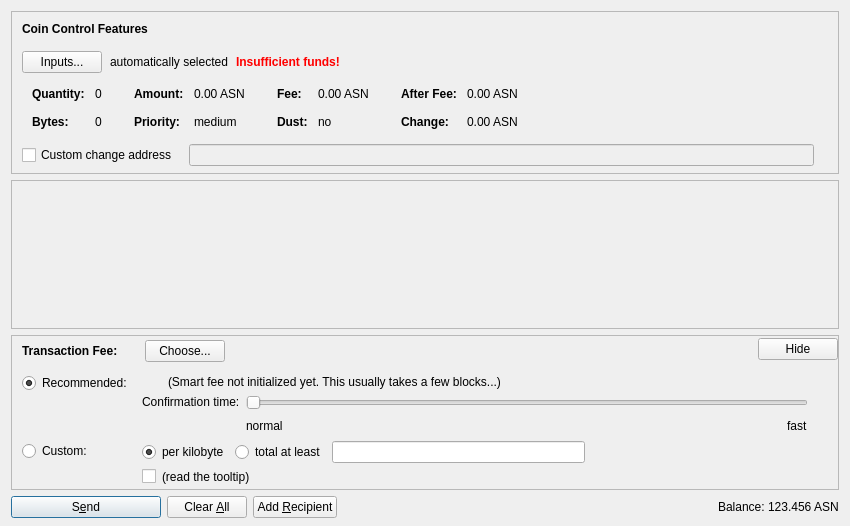
<?xml version="1.0" encoding="UTF-8"?>
<ui version="4.0">
 <class>SendCoinsDialog</class>
 <widget class="QDialog" name="SendCoinsDialog">
  <property name="geometry">
   <rect>
    <x>0</x>
    <y>0</y>
    <width>850</width>
    <height>526</height>
   </rect>
  </property>
  <property name="windowTitle">
   <string>Send Coins</string>
  </property>
  <layout class="QVBoxLayout" name="verticalLayout" stretch="0,1,0,0">
   <property name="bottomMargin">
    <number>8</number>
   </property>
   <item>
    <widget class="QFrame" name="frameCoinControl">
     <property name="sizePolicy">
      <sizepolicy hsizetype="Expanding" vsizetype="Expanding">
       <horstretch>0</horstretch>
       <verstretch>0</verstretch>
      </sizepolicy>
     </property>
     <property name="maximumSize">
      <size>
       <width>16777215</width>
       <height>16777215</height>
      </size>
     </property>
     <property name="frameShape">
      <enum>QFrame::StyledPanel</enum>
     </property>
     <property name="frameShadow">
      <enum>QFrame::Sunken</enum>
     </property>
     <layout class="QVBoxLayout" name="verticalLayoutCoinControl2">
      <property name="spacing">
       <number>0</number>
      </property>
      <property name="leftMargin">
       <number>0</number>
      </property>
      <property name="topMargin">
       <number>0</number>
      </property>
      <property name="rightMargin">
       <number>0</number>
      </property>
      <property name="bottomMargin">
       <number>6</number>
      </property>
      <item>
       <layout class="QVBoxLayout" name="verticalLayoutCoinControl" stretch="0,0,0,0,1">
        <property name="spacing">
         <number>0</number>
        </property>
        <property name="leftMargin">
         <number>10</number>
        </property>
        <property name="topMargin">
         <number>10</number>
        </property>
        <item>
         <layout class="QHBoxLayout" name="horizontalLayoutCoinControl1">
          <property name="bottomMargin">
           <number>15</number>
          </property>
          <item>
           <widget class="QLabel" name="labelCoinControlFeatures">
            <property name="sizePolicy">
             <sizepolicy hsizetype="Preferred" vsizetype="Maximum">
              <horstretch>0</horstretch>
              <verstretch>0</verstretch>
             </sizepolicy>
            </property>
            <property name="font">
             <font>
              <weight>75</weight>
              <bold>true</bold>
             </font>
            </property>
            <property name="styleSheet">
             <string notr="true">font-weight:bold;</string>
            </property>
            <property name="text">
             <string>Coin Control Features</string>
            </property>
           </widget>
          </item>
         </layout>
        </item>
        <item>
         <layout class="QHBoxLayout" name="horizontalLayoutCoinControl2" stretch="0,0,0,0">
          <property name="spacing">
           <number>8</number>
          </property>
          <property name="bottomMargin">
           <number>10</number>
          </property>
          <item>
           <widget class="QPushButton" name="pushButtonCoinControl">
            <property name="styleSheet">
             <string notr="true"/>
            </property>
            <property name="text">
             <string>Inputs...</string>
            </property>
            <property name="autoDefault">
             <bool>false</bool>
            </property>
           </widget>
          </item>
          <item>
           <widget class="QLabel" name="labelCoinControlAutomaticallySelected">
            <property name="text">
             <string>automatically selected</string>
            </property>
            <property name="margin">
             <number>5</number>
            </property>
           </widget>
          </item>
          <item>
           <widget class="QLabel" name="labelCoinControlInsuffFunds">
            <property name="font">
             <font>
              <weight>75</weight>
              <bold>true</bold>
             </font>
            </property>
            <property name="styleSheet">
             <string notr="true">color:red;font-weight:bold;</string>
            </property>
            <property name="text">
             <string>Insufficient funds!</string>
            </property>
            <property name="margin">
             <number>5</number>
            </property>
           </widget>
          </item>
          <item>
           <spacer name="horizontalSpacerCoinControl">
            <property name="orientation">
             <enum>Qt::Horizontal</enum>
            </property>
            <property name="sizeHint" stdset="0">
             <size>
              <width>40</width>
              <height>1</height>
             </size>
            </property>
           </spacer>
          </item>
         </layout>
        </item>
        <item>
         <widget class="QWidget" name="widgetCoinControl" native="true">
          <property name="sizePolicy">
           <sizepolicy hsizetype="Preferred" vsizetype="Preferred">
            <horstretch>0</horstretch>
            <verstretch>0</verstretch>
           </sizepolicy>
          </property>
          <property name="minimumSize">
           <size>
            <width>0</width>
            <height>0</height>
           </size>
          </property>
          <property name="styleSheet">
           <string notr="true"/>
          </property>
          <layout class="QHBoxLayout" name="horizontalLayoutCoinControl5">
           <property name="leftMargin">
            <number>0</number>
           </property>
           <property name="topMargin">
            <number>0</number>
           </property>
           <property name="rightMargin">
            <number>0</number>
           </property>
           <property name="bottomMargin">
            <number>0</number>
           </property>
           <item>
            <layout class="QHBoxLayout" name="horizontalLayoutCoinControl3" stretch="0,0,0,1">
             <property name="spacing">
              <number>20</number>
             </property>
             <property name="topMargin">
              <number>0</number>
             </property>
             <property name="bottomMargin">
              <number>10</number>
             </property>
             <item>
              <layout class="QFormLayout" name="formLayoutCoinControl1">
               <property name="horizontalSpacing">
                <number>10</number>
               </property>
               <property name="verticalSpacing">
                <number>14</number>
               </property>
               <property name="leftMargin">
                <number>10</number>
               </property>
               <property name="topMargin">
                <number>4</number>
               </property>
               <property name="rightMargin">
                <number>6</number>
               </property>
               <item row="0" column="0">
                <widget class="QLabel" name="labelCoinControlQuantityText">
                 <property name="font">
                  <font>
                   <weight>75</weight>
                   <bold>true</bold>
                  </font>
                 </property>
                 <property name="text">
                  <string>Quantity:</string>
                 </property>
                 <property name="margin">
                  <number>0</number>
                 </property>
                </widget>
               </item>
               <item row="0" column="1">
                <widget class="QLabel" name="labelCoinControlQuantity">
                 <property name="cursor">
                  <cursorShape>IBeamCursor</cursorShape>
                 </property>
                 <property name="contextMenuPolicy">
                  <enum>Qt::ActionsContextMenu</enum>
                 </property>
                 <property name="text">
                  <string notr="true">0</string>
                 </property>
                 <property name="margin">
                  <number>0</number>
                 </property>
                 <property name="textInteractionFlags">
                  <set>Qt::LinksAccessibleByMouse|Qt::TextSelectableByKeyboard|Qt::TextSelectableByMouse</set>
                 </property>
                </widget>
               </item>
               <item row="1" column="0">
                <widget class="QLabel" name="labelCoinControlBytesText">
                 <property name="font">
                  <font>
                   <weight>75</weight>
                   <bold>true</bold>
                  </font>
                 </property>
                 <property name="text">
                  <string>Bytes:</string>
                 </property>
                </widget>
               </item>
               <item row="1" column="1">
                <widget class="QLabel" name="labelCoinControlBytes">
                 <property name="cursor">
                  <cursorShape>IBeamCursor</cursorShape>
                 </property>
                 <property name="contextMenuPolicy">
                  <enum>Qt::ActionsContextMenu</enum>
                 </property>
                 <property name="text">
                  <string notr="true">0</string>
                 </property>
                 <property name="textInteractionFlags">
                  <set>Qt::LinksAccessibleByMouse|Qt::TextSelectableByKeyboard|Qt::TextSelectableByMouse</set>
                 </property>
                </widget>
               </item>
              </layout>
             </item>
             <item>
              <layout class="QFormLayout" name="formLayoutCoinControl2">
               <property name="horizontalSpacing">
                <number>10</number>
               </property>
               <property name="verticalSpacing">
                <number>14</number>
               </property>
               <property name="leftMargin">
                <number>6</number>
               </property>
               <property name="topMargin">
                <number>4</number>
               </property>
               <property name="rightMargin">
                <number>6</number>
               </property>
               <item row="0" column="0">
                <widget class="QLabel" name="labelCoinControlAmountText">
                 <property name="font">
                  <font>
                   <weight>75</weight>
                   <bold>true</bold>
                  </font>
                 </property>
                 <property name="text">
                  <string>Amount:</string>
                 </property>
                 <property name="margin">
                  <number>0</number>
                 </property>
                </widget>
               </item>
               <item row="0" column="1">
                <widget class="QLabel" name="labelCoinControlAmount">
                 <property name="cursor">
                  <cursorShape>IBeamCursor</cursorShape>
                 </property>
                 <property name="contextMenuPolicy">
                  <enum>Qt::ActionsContextMenu</enum>
                 </property>
                 <property name="text">
                  <string notr="true">0.00 ASN</string>
                 </property>
                 <property name="textInteractionFlags">
                  <set>Qt::LinksAccessibleByMouse|Qt::TextSelectableByKeyboard|Qt::TextSelectableByMouse</set>
                 </property>
                </widget>
               </item>
               <item row="1" column="0">
                <widget class="QLabel" name="labelCoinControlPriorityText">
                 <property name="font">
                  <font>
                   <weight>75</weight>
                   <bold>true</bold>
                  </font>
                 </property>
                 <property name="text">
                  <string>Priority:</string>
                 </property>
                </widget>
               </item>
               <item row="1" column="1">
                <widget class="QLabel" name="labelCoinControlPriority">
                 <property name="cursor">
                  <cursorShape>IBeamCursor</cursorShape>
                 </property>
                 <property name="contextMenuPolicy">
                  <enum>Qt::ActionsContextMenu</enum>
                 </property>
                 <property name="text">
                  <string notr="true">medium</string>
                 </property>
                 <property name="textInteractionFlags">
                  <set>Qt::LinksAccessibleByMouse|Qt::TextSelectableByKeyboard|Qt::TextSelectableByMouse</set>
                 </property>
                </widget>
               </item>
              </layout>
             </item>
             <item>
              <layout class="QFormLayout" name="formLayoutCoinControl3">
               <property name="horizontalSpacing">
                <number>10</number>
               </property>
               <property name="verticalSpacing">
                <number>14</number>
               </property>
               <property name="leftMargin">
                <number>6</number>
               </property>
               <property name="topMargin">
                <number>4</number>
               </property>
               <property name="rightMargin">
                <number>6</number>
               </property>
               <item row="0" column="0">
                <widget class="QLabel" name="labelCoinControlFeeText">
                 <property name="font">
                  <font>
                   <weight>75</weight>
                   <bold>true</bold>
                  </font>
                 </property>
                 <property name="text">
                  <string>Fee:</string>
                 </property>
                 <property name="margin">
                  <number>0</number>
                 </property>
                </widget>
               </item>
               <item row="0" column="1">
                <widget class="QLabel" name="labelCoinControlFee">
                 <property name="cursor">
                  <cursorShape>IBeamCursor</cursorShape>
                 </property>
                 <property name="contextMenuPolicy">
                  <enum>Qt::ActionsContextMenu</enum>
                 </property>
                 <property name="text">
                  <string notr="true">0.00 ASN</string>
                 </property>
                 <property name="textInteractionFlags">
                  <set>Qt::LinksAccessibleByMouse|Qt::TextSelectableByKeyboard|Qt::TextSelectableByMouse</set>
                 </property>
                </widget>
               </item>
               <item row="1" column="0">
                <widget class="QLabel" name="labelCoinControlLowOutputText">
                 <property name="font">
                  <font>
                   <weight>75</weight>
                   <bold>true</bold>
                  </font>
                 </property>
                 <property name="text">
                  <string>Dust:</string>
                 </property>
                </widget>
               </item>
               <item row="1" column="1">
                <widget class="QLabel" name="labelCoinControlLowOutput">
                 <property name="cursor">
                  <cursorShape>IBeamCursor</cursorShape>
                 </property>
                 <property name="contextMenuPolicy">
                  <enum>Qt::ActionsContextMenu</enum>
                 </property>
                 <property name="text">
                  <string notr="true">no</string>
                 </property>
                 <property name="textInteractionFlags">
                  <set>Qt::LinksAccessibleByMouse|Qt::TextSelectableByKeyboard|Qt::TextSelectableByMouse</set>
                 </property>
                </widget>
               </item>
              </layout>
             </item>
             <item>
              <layout class="QFormLayout" name="formLayoutCoinControl4">
               <property name="horizontalSpacing">
                <number>10</number>
               </property>
               <property name="verticalSpacing">
                <number>14</number>
               </property>
               <property name="leftMargin">
                <number>6</number>
               </property>
               <property name="topMargin">
                <number>4</number>
               </property>
               <property name="rightMargin">
                <number>6</number>
               </property>
               <item row="0" column="0">
                <widget class="QLabel" name="labelCoinControlAfterFeeText">
                 <property name="font">
                  <font>
                   <weight>75</weight>
                   <bold>true</bold>
                  </font>
                 </property>
                 <property name="text">
                  <string>After Fee:</string>
                 </property>
                 <property name="margin">
                  <number>0</number>
                 </property>
                </widget>
               </item>
               <item row="0" column="1">
                <widget class="QLabel" name="labelCoinControlAfterFee">
                 <property name="cursor">
                  <cursorShape>IBeamCursor</cursorShape>
                 </property>
                 <property name="contextMenuPolicy">
                  <enum>Qt::ActionsContextMenu</enum>
                 </property>
                 <property name="text">
                  <string notr="true">0.00 ASN</string>
                 </property>
                 <property name="textInteractionFlags">
                  <set>Qt::LinksAccessibleByMouse|Qt::TextSelectableByKeyboard|Qt::TextSelectableByMouse</set>
                 </property>
                </widget>
               </item>
               <item row="1" column="0">
                <widget class="QLabel" name="labelCoinControlChangeText">
                 <property name="font">
                  <font>
                   <weight>75</weight>
                   <bold>true</bold>
                  </font>
                 </property>
                 <property name="text">
                  <string>Change:</string>
                 </property>
                </widget>
               </item>
               <item row="1" column="1">
                <widget class="QLabel" name="labelCoinControlChange">
                 <property name="cursor">
                  <cursorShape>IBeamCursor</cursorShape>
                 </property>
                 <property name="contextMenuPolicy">
                  <enum>Qt::ActionsContextMenu</enum>
                 </property>
                 <property name="text">
                  <string notr="true">0.00 ASN</string>
                 </property>
                 <property name="textInteractionFlags">
                  <set>Qt::LinksAccessibleByMouse|Qt::TextSelectableByKeyboard|Qt::TextSelectableByMouse</set>
                 </property>
                </widget>
               </item>
              </layout>
             </item>
            </layout>
           </item>
          </layout>
         </widget>
        </item>
        <item>
         <layout class="QHBoxLayout" name="horizontalLayoutCoinControl4" stretch="0,0,0">
          <property name="spacing">
           <number>12</number>
          </property>
          <property name="sizeConstraint">
           <enum>QLayout::SetDefaultConstraint</enum>
          </property>
          <property name="topMargin">
           <number>5</number>
          </property>
          <property name="rightMargin">
           <number>5</number>
          </property>
          <item>
           <widget class="QCheckBox" name="checkBoxCoinControlChange">
            <property name="toolTip">
             <string>If this is activated, but the change address is empty or invalid, change will be sent to a newly generated address.</string>
            </property>
            <property name="text">
             <string>Custom change address</string>
            </property>
           </widget>
          </item>
          <item>
           <widget class="QValidatedLineEdit" name="lineEditCoinControlChange">
            <property name="enabled">
             <bool>false</bool>
            </property>
            <property name="sizePolicy">
             <sizepolicy hsizetype="Expanding" vsizetype="Fixed">
              <horstretch>0</horstretch>
              <verstretch>0</verstretch>
             </sizepolicy>
            </property>
           </widget>
          </item>
          <item>
           <widget class="QLabel" name="labelCoinControlChangeLabel">
            <property name="sizePolicy">
             <sizepolicy hsizetype="Preferred" vsizetype="Expanding">
              <horstretch>0</horstretch>
              <verstretch>0</verstretch>
             </sizepolicy>
            </property>
            <property name="minimumSize">
             <size>
              <width>0</width>
              <height>0</height>
             </size>
            </property>
            <property name="text">
             <string/>
            </property>
            <property name="margin">
             <number>3</number>
            </property>
           </widget>
          </item>
         </layout>
        </item>
        <item>
         <spacer name="verticalSpacerCoinControl">
          <property name="orientation">
           <enum>Qt::Vertical</enum>
          </property>
          <property name="sizeHint" stdset="0">
           <size>
            <width>800</width>
            <height>1</height>
           </size>
          </property>
         </spacer>
        </item>
       </layout>
      </item>
     </layout>
    </widget>
   </item>
   <item>
    <widget class="QScrollArea" name="scrollArea">
     <property name="widgetResizable">
      <bool>true</bool>
     </property>
     <widget class="QWidget" name="scrollAreaWidgetContents">
      <property name="geometry">
       <rect>
        <x>0</x>
        <y>0</y>
        <width>830</width>
        <height>104</height>
       </rect>
      </property>
      <layout class="QVBoxLayout" name="verticalLayout_2" stretch="0,1">
       <property name="leftMargin">
        <number>0</number>
       </property>
       <property name="topMargin">
        <number>0</number>
       </property>
       <property name="rightMargin">
        <number>0</number>
       </property>
       <property name="bottomMargin">
        <number>0</number>
       </property>
       <item>
        <layout class="QVBoxLayout" name="entries">
         <property name="spacing">
          <number>6</number>
         </property>
        </layout>
       </item>
       <item>
        <spacer name="verticalSpacer">
         <property name="orientation">
          <enum>Qt::Vertical</enum>
         </property>
         <property name="sizeHint" stdset="0">
          <size>
           <width>20</width>
           <height>40</height>
          </size>
         </property>
        </spacer>
       </item>
      </layout>
     </widget>
    </widget>
   </item>
   <item>
    <widget class="QFrame" name="frameFee">
     <property name="sizePolicy">
      <sizepolicy hsizetype="Expanding" vsizetype="Expanding">
       <horstretch>0</horstretch>
       <verstretch>0</verstretch>
      </sizepolicy>
     </property>
     <property name="maximumSize">
      <size>
       <width>16777215</width>
       <height>16777215</height>
      </size>
     </property>
     <property name="frameShape">
      <enum>QFrame::StyledPanel</enum>
     </property>
     <property name="frameShadow">
      <enum>QFrame::Sunken</enum>
     </property>
     <layout class="QVBoxLayout" name="verticalLayoutFee1">
      <property name="spacing">
       <number>0</number>
      </property>
      <property name="leftMargin">
       <number>0</number>
      </property>
      <property name="topMargin">
       <number>0</number>
      </property>
      <property name="rightMargin">
       <number>0</number>
      </property>
      <property name="bottomMargin">
       <number>0</number>
      </property>
      <item>
       <layout class="QVBoxLayout" name="verticalLayoutFee2" stretch="0,0,0">
        <property name="spacing">
         <number>0</number>
        </property>
        <property name="leftMargin">
         <number>10</number>
        </property>
        <property name="topMargin">
         <number>0</number>
        </property>
        <item>
         <layout class="QHBoxLayout" name="horizontalLayoutFee1">
          <property name="bottomMargin">
           <number>0</number>
          </property>
          <item>
           <layout class="QVBoxLayout" name="verticalLayoutFee7">
            <property name="spacing">
             <number>0</number>
            </property>
            <item>
             <spacer name="verticalSpacerSmartFee">
              <property name="orientation">
               <enum>Qt::Vertical</enum>
              </property>
              <property name="sizeType">
               <enum>QSizePolicy::Fixed</enum>
              </property>
              <property name="sizeHint" stdset="0">
               <size>
                <width>1</width>
                <height>4</height>
               </size>
              </property>
             </spacer>
            </item>
            <item>
             <layout class="QHBoxLayout" name="horizontalLayoutSmartFee">
              <property name="spacing">
               <number>10</number>
              </property>
              <item>
               <widget class="QLabel" name="labelFeeHeadline">
                <property name="sizePolicy">
                 <sizepolicy hsizetype="Preferred" vsizetype="Maximum">
                  <horstretch>0</horstretch>
                  <verstretch>0</verstretch>
                 </sizepolicy>
                </property>
                <property name="font">
                 <font>
                  <weight>75</weight>
                  <bold>true</bold>
                 </font>
                </property>
                <property name="styleSheet">
                 <string notr="true">font-weight:bold;</string>
                </property>
                <property name="text">
                 <string>Transaction Fee:</string>
                </property>
               </widget>
              </item>
              <item>
               <widget class="QLabel" name="labelFeeMinimized">
                <property name="text">
                 <string/>
                </property>
               </widget>
              </item>
              <item>
               <widget class="QPushButton" name="buttonChooseFee">
                <property name="text">
                 <string>Choose...</string>
                </property>
               </widget>
              </item>
             </layout>
            </item>
            <item>
             <spacer name="verticalSpacer_5">
              <property name="orientation">
               <enum>Qt::Vertical</enum>
              </property>
              <property name="sizeHint" stdset="0">
               <size>
                <width>1</width>
                <height>1</height>
               </size>
              </property>
             </spacer>
            </item>
           </layout>
          </item>
          <item>
           <spacer name="horizontalSpacer_4">
            <property name="orientation">
             <enum>Qt::Horizontal</enum>
            </property>
            <property name="sizeHint" stdset="0">
             <size>
              <width>40</width>
              <height>20</height>
             </size>
            </property>
           </spacer>
          </item>
          <item>
           <widget class="QPushButton" name="buttonMinimizeFee">
            <property name="toolTip">
             <string>collapse fee-settings</string>
            </property>
            <property name="text">
             <string>Hide</string>
            </property>
           </widget>
          </item>
         </layout>
        </item>
        <item>
         <widget class="QFrame" name="frameFeeSelection">
          <layout class="QVBoxLayout" name="verticalLayoutFee12">
           <property name="spacing">
            <number>0</number>
           </property>
           <property name="leftMargin">
            <number>0</number>
           </property>
           <property name="topMargin">
            <number>0</number>
           </property>
           <property name="rightMargin">
            <number>0</number>
           </property>
           <property name="bottomMargin">
            <number>0</number>
           </property>
           <item>
            <layout class="QGridLayout" name="gridLayoutFee">
             <property name="topMargin">
              <number>10</number>
             </property>
             <property name="bottomMargin">
              <number>4</number>
             </property>
             <property name="horizontalSpacing">
              <number>10</number>
             </property>
             <property name="verticalSpacing">
              <number>4</number>
             </property>
             <item row="1" column="1">
              <layout class="QVBoxLayout" name="verticalLayoutFee8">
               <property name="spacing">
                <number>6</number>
               </property>
               <item>
                <layout class="QHBoxLayout" name="horizontalLayoutFee13">
                 <item>
                  <widget class="QRadioButton" name="radioCustomPerKilobyte">
                   <property name="toolTip">
                    <string>If the custom fee is set to 1000 satoshis and the transaction is only 250 bytes, then &quot;per kilobyte&quot; only pays 250 satoshis in fee, while &quot;total at least&quot; pays 1000 satoshis. For transactions bigger than a kilobyte both pay by kilobyte.</string>
                   </property>
                   <property name="text">
                    <string>per kilobyte</string>
                   </property>
                   <property name="checked">
                    <bool>true</bool>
                   </property>
                   <attribute name="buttonGroup">
                    <string notr="true">groupCustomFee</string>
                   </attribute>
                  </widget>
                 </item>
                 <item>
                  <widget class="QRadioButton" name="radioCustomAtLeast">
                   <property name="toolTip">
                    <string>If the custom fee is set to 1000 satoshis and the transaction is only 250 bytes, then &quot;per kilobyte&quot; only pays 250 satoshis in fee, while &quot;total at least&quot; pays 1000 satoshis. For transactions bigger than a kilobyte both pay by kilobyte.</string>
                   </property>
                   <property name="text">
                    <string>total at least</string>
                   </property>
                   <attribute name="buttonGroup">
                    <string notr="true">groupCustomFee</string>
                   </attribute>
                  </widget>
                 </item>
                 <item>
                  <widget class="BitcoinAmountField" name="customFee"/>
                 </item>
                 <item>
                  <spacer name="horizontalSpacer_6">
                   <property name="orientation">
                    <enum>Qt::Horizontal</enum>
                   </property>
                   <property name="sizeHint" stdset="0">
                    <size>
                     <width>1</width>
                     <height>1</height>
                    </size>
                   </property>
                  </spacer>
                 </item>
                </layout>
               </item>
               <item>
                <layout class="QHBoxLayout" name="horizontalLayoutFee8">
                 <item>
                  <widget class="QCheckBox" name="checkBoxMinimumFee">
                   <property name="toolTip">
                    <string>Paying only the minimum fee is just fine as long as there is less transaction volume than space in the blocks. But be aware that this can end up in a never confirming transaction once there is more demand for ascension transactions than the network can process.</string>
                   </property>
                   <property name="text">
                    <string/>
                   </property>
                  </widget>
                 </item>
                 <item>
                  <widget class="QLabel" name="labelMinFeeWarning">
                   <property name="enabled">
                    <bool>true</bool>
                   </property>
                   <property name="toolTip">
                    <string>Paying only the minimum fee is just fine as long as there is less transaction volume than space in the blocks. But be aware that this can end up in a never confirming transaction once there is more demand for ascension transactions than the network can process.</string>
                   </property>
                   <property name="text">
                    <string>(read the tooltip)</string>
                   </property>
                   <property name="margin">
                    <number>5</number>
                   </property>
                  </widget>
                 </item>
                 <item>
                  <spacer name="horizontalSpacer_2">
                   <property name="orientation">
                    <enum>Qt::Horizontal</enum>
                   </property>
                   <property name="sizeHint" stdset="0">
                    <size>
                     <width>1</width>
                     <height>1</height>
                    </size>
                   </property>
                  </spacer>
                 </item>
                </layout>
               </item>
              </layout>
             </item>
             <item row="0" column="0">
              <layout class="QVBoxLayout" name="verticalLayoutFee4" stretch="0,1">
               <item>
                <widget class="QRadioButton" name="radioSmartFee">
                 <property name="text">
                  <string>Recommended:</string>
                 </property>
                 <property name="checked">
                  <bool>true</bool>
                 </property>
                 <attribute name="buttonGroup">
                  <string notr="true">groupFee</string>
                 </attribute>
                </widget>
               </item>
               <item>
                <spacer name="verticalSpacer_2">
                 <property name="orientation">
                  <enum>Qt::Vertical</enum>
                 </property>
                 <property name="sizeHint" stdset="0">
                  <size>
                   <width>1</width>
                   <height>1</height>
                  </size>
                 </property>
                </spacer>
               </item>
              </layout>
             </item>
             <item row="1" column="0">
              <layout class="QVBoxLayout" name="verticalLayoutFee9" stretch="0,1">
               <item>
                <widget class="QRadioButton" name="radioCustomFee">
                 <property name="text">
                  <string>Custom:</string>
                 </property>
                 <attribute name="buttonGroup">
                  <string notr="true">groupFee</string>
                 </attribute>
                </widget>
               </item>
               <item>
                <spacer name="verticalSpacer_6">
                 <property name="orientation">
                  <enum>Qt::Vertical</enum>
                 </property>
                 <property name="sizeHint" stdset="0">
                  <size>
                   <width>1</width>
                   <height>1</height>
                  </size>
                 </property>
                </spacer>
               </item>
              </layout>
             </item>
             <item row="0" column="1">
              <layout class="QVBoxLayout" name="verticalLayoutFee3" stretch="0,0,1">
               <property name="spacing">
                <number>6</number>
               </property>
               <property name="topMargin">
                <number>2</number>
               </property>
               <item>
                <layout class="QHBoxLayout" name="horizontalLayoutFee12">
                 <item>
                  <widget class="QLabel" name="labelSmartFee">
                   <property name="text">
                    <string/>
                   </property>
                   <property name="margin">
                    <number>2</number>
                   </property>
                  </widget>
                 </item>
                 <item>
                  <widget class="QLabel" name="labelFeeEstimation">
                   <property name="text">
                    <string/>
                   </property>
                  </widget>
                 </item>
                 <item>
                  <widget class="QLabel" name="labelSmartFee2">
                   <property name="text">
                    <string>(Smart fee not initialized yet. This usually takes a few blocks...)</string>
                   </property>
                   <property name="margin">
                    <number>2</number>
                   </property>
                  </widget>
                 </item>
                 <item>
                  <spacer name="horizontalSpacer_5">
                   <property name="orientation">
                    <enum>Qt::Horizontal</enum>
                   </property>
                   <property name="sizeHint" stdset="0">
                    <size>
                     <width>1</width>
                     <height>1</height>
                    </size>
                   </property>
                  </spacer>
                 </item>
                </layout>
               </item>
               <item>
                <layout class="QHBoxLayout" name="horizontalLayoutFee9">
                 <item>
                  <layout class="QVBoxLayout" name="verticalLayoutFee6">
                   <item>
                    <widget class="QLabel" name="labelSmartFee3">
                     <property name="text">
                      <string>Confirmation time:</string>
                     </property>
                     <property name="margin">
                      <number>2</number>
                     </property>
                    </widget>
                   </item>
                   <item>
                    <spacer name="verticalSpacer_3">
                     <property name="orientation">
                      <enum>Qt::Vertical</enum>
                     </property>
                     <property name="sizeHint" stdset="0">
                      <size>
                       <width>1</width>
                       <height>1</height>
                      </size>
                     </property>
                    </spacer>
                   </item>
                  </layout>
                 </item>
                 <item>
                  <layout class="QVBoxLayout" name="verticalLayoutFee5">
                   <property name="rightMargin">
                    <number>30</number>
                   </property>
                   <item>
                    <widget class="QSlider" name="sliderSmartFee">
                     <property name="minimum">
                      <number>0</number>
                     </property>
                     <property name="maximum">
                      <number>24</number>
                     </property>
                     <property name="pageStep">
                      <number>1</number>
                     </property>
                     <property name="value">
                      <number>0</number>
                     </property>
                     <property name="orientation">
                      <enum>Qt::Horizontal</enum>
                     </property>
                     <property name="invertedAppearance">
                      <bool>false</bool>
                     </property>
                     <property name="invertedControls">
                      <bool>false</bool>
                     </property>
                     <property name="tickPosition">
                      <enum>QSlider::NoTicks</enum>
                     </property>
                    </widget>
                   </item>
                   <item>
                    <layout class="QHBoxLayout" name="horizontalLayoutFee10">
                     <item>
                      <widget class="QLabel" name="labelSmartFeeNormal">
                       <property name="text">
                        <string>normal</string>
                       </property>
                      </widget>
                     </item>
                     <item>
                      <spacer name="horizontalSpacer_3">
                       <property name="orientation">
                        <enum>Qt::Horizontal</enum>
                       </property>
                       <property name="sizeHint" stdset="0">
                        <size>
                         <width>40</width>
                         <height>20</height>
                        </size>
                       </property>
                      </spacer>
                     </item>
                     <item>
                      <widget class="QLabel" name="labelSmartFeeFast">
                       <property name="text">
                        <string>fast</string>
                       </property>
                      </widget>
                     </item>
                    </layout>
                   </item>
                  </layout>
                 </item>
                </layout>
               </item>
               <item>
                <spacer name="verticalSpacer_4">
                 <property name="orientation">
                  <enum>Qt::Vertical</enum>
                 </property>
                 <property name="sizeHint" stdset="0">
                  <size>
                   <width>1</width>
                   <height>1</height>
                  </size>
                 </property>
                </spacer>
               </item>
              </layout>
             </item>
            </layout>
           </item>
          </layout>
         </widget>
        </item>
        <item>
         <spacer name="verticalSpacerFee">
          <property name="orientation">
           <enum>Qt::Vertical</enum>
          </property>
          <property name="sizeHint" stdset="0">
           <size>
            <width>800</width>
            <height>1</height>
           </size>
          </property>
         </spacer>
        </item>
       </layout>
      </item>
     </layout>
    </widget>
   </item>
   <item>
    <layout class="QHBoxLayout" name="horizontalLayout">
     <item>
      <widget class="QPushButton" name="sendButton">
       <property name="minimumSize">
        <size>
         <width>150</width>
         <height>0</height>
        </size>
       </property>
       <property name="toolTip">
        <string>Confirm the send action</string>
       </property>
       <property name="text">
        <string>S&amp;end</string>
       </property>
       <property name="icon">
        <iconset resource="../bitcoin.qrc">
         <normaloff>:/icons/send</normaloff>:/icons/send</iconset>
       </property>
       <property name="autoDefault">
        <bool>false</bool>
       </property>
       <property name="default">
        <bool>true</bool>
       </property>
      </widget>
     </item>
     <item>
      <widget class="QPushButton" name="clearButton">
       <property name="sizePolicy">
        <sizepolicy hsizetype="Minimum" vsizetype="Fixed">
         <horstretch>0</horstretch>
         <verstretch>0</verstretch>
        </sizepolicy>
       </property>
       <property name="toolTip">
        <string>Clear all fields of the form.</string>
       </property>
       <property name="text">
        <string>Clear &amp;All</string>
       </property>
       <property name="icon">
        <iconset resource="../bitcoin.qrc">
         <normaloff>:/icons/remove</normaloff>:/icons/remove</iconset>
       </property>
       <property name="autoDefault">
        <bool>false</bool>
       </property>
      </widget>
     </item>
     <item>
      <widget class="QPushButton" name="addButton">
       <property name="toolTip">
        <string>Send to multiple recipients at once</string>
       </property>
       <property name="text">
        <string>Add &amp;Recipient</string>
       </property>
       <property name="icon">
        <iconset resource="../bitcoin.qrc">
         <normaloff>:/icons/add</normaloff>:/icons/add</iconset>
       </property>
       <property name="autoDefault">
        <bool>false</bool>
       </property>
      </widget>
     </item>
     <item>
      <spacer name="horizontalSpacer">
       <property name="orientation">
        <enum>Qt::Horizontal</enum>
       </property>
       <property name="sizeHint" stdset="0">
        <size>
         <width>40</width>
         <height>20</height>
        </size>
       </property>
      </spacer>
     </item>
     <item>
      <layout class="QHBoxLayout" name="horizontalLayout_2">
       <property name="spacing">
        <number>3</number>
       </property>
       <item>
        <widget class="QLabel" name="label">
         <property name="sizePolicy">
          <sizepolicy hsizetype="Preferred" vsizetype="Fixed">
           <horstretch>0</horstretch>
           <verstretch>0</verstretch>
          </sizepolicy>
         </property>
         <property name="text">
          <string>Balance:</string>
         </property>
        </widget>
       </item>
       <item>
        <widget class="QLabel" name="labelBalance">
         <property name="sizePolicy">
          <sizepolicy hsizetype="Preferred" vsizetype="Fixed">
           <horstretch>0</horstretch>
           <verstretch>0</verstretch>
          </sizepolicy>
         </property>
         <property name="cursor">
          <cursorShape>IBeamCursor</cursorShape>
         </property>
         <property name="text">
          <string notr="true">123.456 ASN</string>
         </property>
         <property name="textInteractionFlags">
          <set>Qt::LinksAccessibleByMouse|Qt::TextSelectableByKeyboard|Qt::TextSelectableByMouse</set>
         </property>
        </widget>
       </item>
      </layout>
     </item>
    </layout>
   </item>
  </layout>
 </widget>
 <customwidgets>
  <customwidget>
   <class>QValidatedLineEdit</class>
   <extends>QLineEdit</extends>
   <header>qvalidatedlineedit.h</header>
  </customwidget>
  <customwidget>
   <class>BitcoinAmountField</class>
   <extends>QLineEdit</extends>
   <header>bitcoinamountfield.h</header>
   <container>1</container>
  </customwidget>
 </customwidgets>
 <resources>
  <include location="../bitcoin.qrc"/>
 </resources>
 <connections/>
 <buttongroups>
  <buttongroup name="groupFee"/>
  <buttongroup name="groupCustomFee"/>
 </buttongroups>
</ui>
